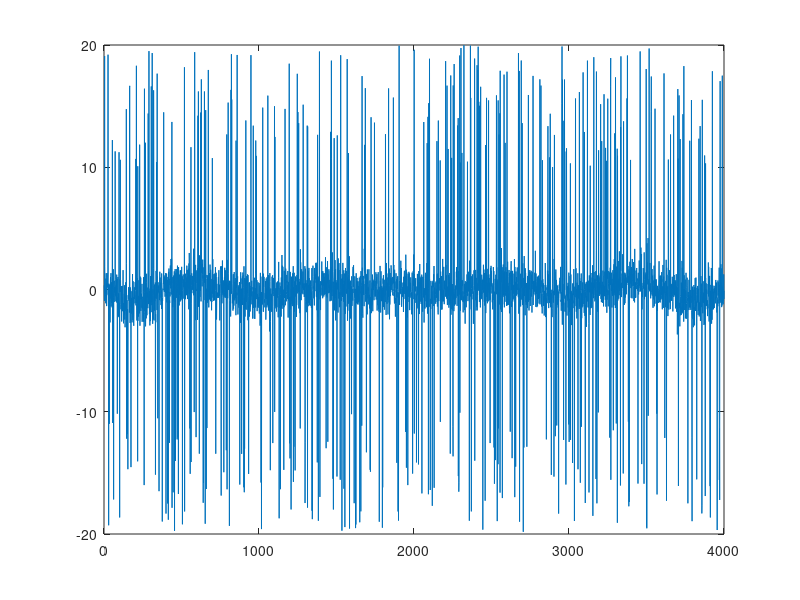

Write the MATLAB code that produced this figure. (Note: this script raises an error after producing the figure.)
%% Import the data

% Imports variables: cleanedSignal, origSignal
load denoising_codeChallenge.mat
figure(1), clf
plot(origSignal);
figure(2), clf
histogram(origSignal,100);

%% Remove the spikes
n = 4000;

signal = origSignal;

lowThreshold = -7;
highThreshold = 7;

suprathresh = find( origSignal < lowThreshold | origSignal > highThreshold);

filtsig = signal;

k = 20; 
for ti=1:length(suprathresh)
    lowbnd = max(1,suprathresh(ti)-k);
    uppbnd = min(suprathresh(ti)+k,n);
    
    filtsig(suprathresh(ti)) = median(signal(lowbnd:uppbnd));
end

figure(3), clf
plot(1:n,filtsig, 'linew',2)
zoom on

%% Use gausian to smooth the data

fwhm = 80;
k = 100;
gtime = -k:k;
gauswin = exp( -(4*log(2)*gtime.^2) / fwhm^2 );
gauswin = gauswin / sum(gauswin);

% initialize filtered signal vector
filtsigG = filtsig;

% implement the running mean filter
for i=k+1:n-k-1
    % each point is the weighted average of k surrounding points
    filtsigG(i) = sum( filtsig(i-k:i+k).*gauswin );
end

figure(4), clf
plot(1:n,filtsigG, 'linew',2)
zoom on

figure(5), clf
plot(1:n, cleanedSignal, 'linew',2)
zoom on